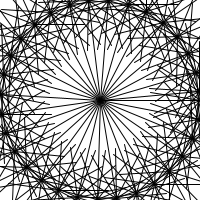
Frame 1 (no input)
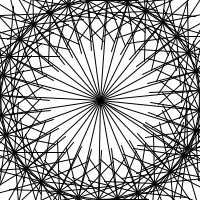
Frame 60 (the mouse pressed at the canvas centre just before this capture)
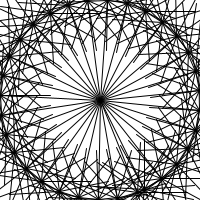
Frame 120 (the mouse held since frame 60 and released just before this capture)

The Processing sketch that drew these frames (run headless with seeded random() and noise(); from frame 60 on, the mouse is pressed at the canvas centre):

// Processing sketch: example_14_17
// ── example_14_17.pde
// Learning Processing
// Daniel Shiffman
// http://www.learningprocessing.com

// Example 14-17: Nested push and pop

// Global angle for rotation
float theta = 0;

void setup() {
  size(200, 200);
  smooth();
}

void draw() {
  background(255);
  stroke(0);
  
  // Translate to center of window
  translate(width/2,height/2);
  
  // Loop from 0 to 360 degrees (2*PI radians)
  for(float i = 0; i < TWO_PI; i += 0.2) {
    
    // Push, rotate and draw a line!
    // The transformation state is saved at the beginning of each cycle through the for loop and restored at the end. 
    // Try commenting out these lines to see the difference!
    pushMatrix(); 
    rotate(theta + i);
    line(0,0,100,0);
    
    // Loop from 0 to 360 degrees (2*PI radians)
    for(float j = 0; j < TWO_PI; j += 0.5) {
      // Push, translate, rotate and draw a line!
      pushMatrix();
      translate(100,0);
      rotate(-theta-j);
      line(0,0,50,0);
      // We're done with the inside loop, pop!
      popMatrix();
    }
    
    // We're done with the outside loop, pop!
    popMatrix();
  }
  endShape();
  
  // Increment theta
  theta += 0.01;
}
